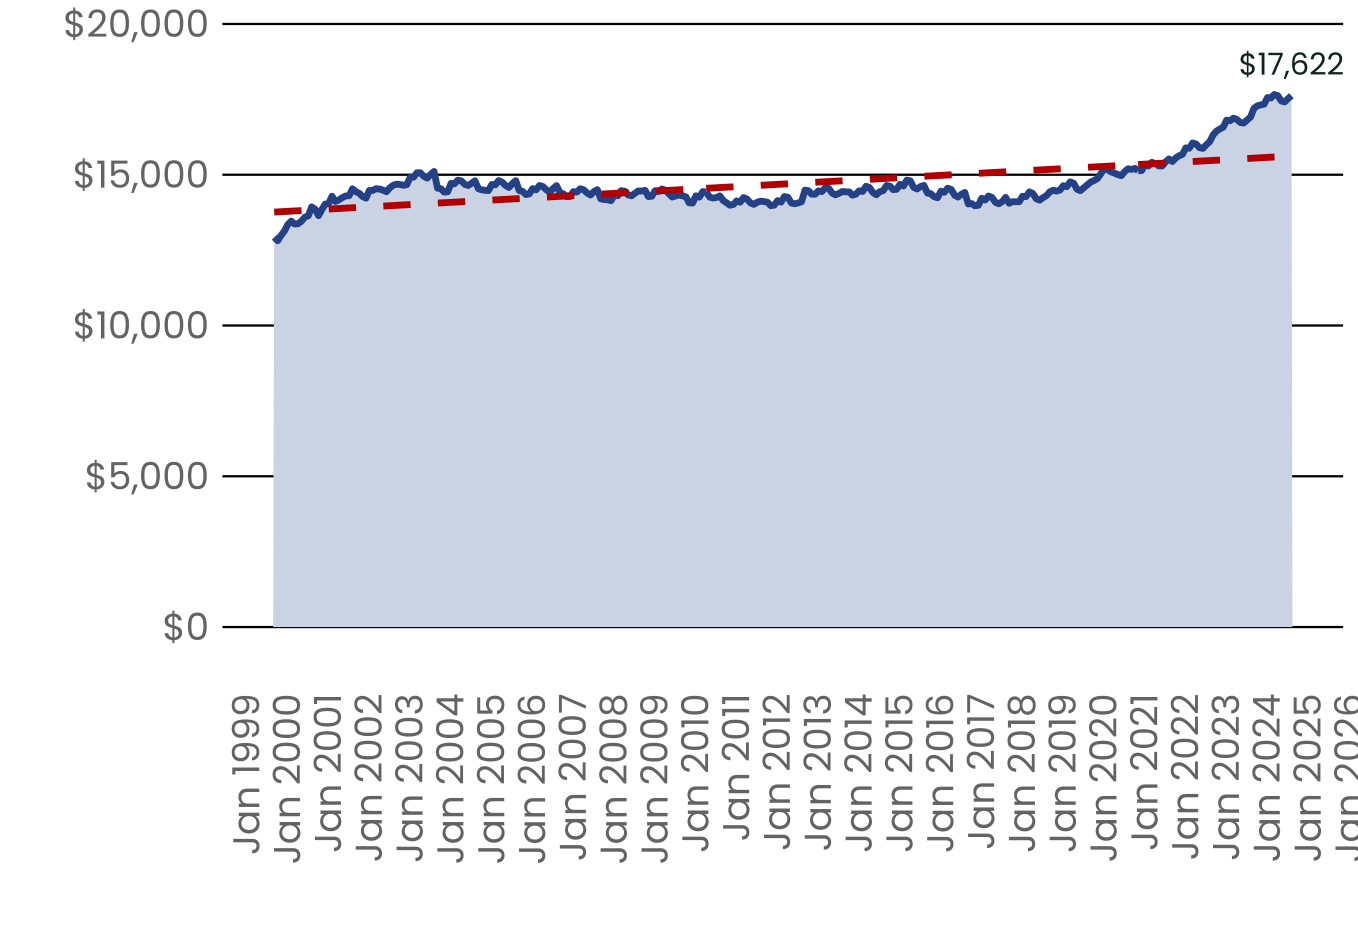

Here is the R script that generated this plot:
#------------------------------------------------------------------------------#
# Proyecto:            Gráfica area plot
#
# Responble: Tabata
# Fecha de creación: 10 de abril de 2025 
# Última actualización:30 de abril de 2025
#------------------------------------------------------------------------------#
#-------------------------------------------------------------------------------

# Relación:

# 1. Tema - función ATDT
# 2. Leer base de datos
# 3. Ajustar formato de fecha
# 4. Crear gráfica
# 5. Exportar gráfica

#-------------------------------------------------------------------------------
# 00. Configuración inicial ---------------------------------------------------#
#-------------------------------------------------------------------------------

# Librerías 
require(pacman)
pacman::p_load(tidyverse, sf, scales, biscale, cowplot, RColorBrewer, 
               viridis, lubridate, ggtext, readxl, showtext)
# Librerías 
require(pacman)
pacman::p_load(tidyverse, sf, scales, readxl, lubridate, showtext)

# Colores estilo Python
color_area <- "#d4dce9"        # área azul claro
color_linea <- "#2f5597"       # línea principal
color_tendencia <- "#c00000"   # línea punteada roja

# Fuente 
font_add_google("Poppins", "Poppins")
showtext_auto()

# Tema adaptado estilo matplotlib institucional
tema_python_atdt <- function() {
  theme_minimal(base_family = "Poppins") +
    theme(
      plot.title = element_text(size = 14, face = "bold", color = "black"),
      axis.text = element_text(size = 10, color = "#767676"),
      axis.title = element_text(size = 10, face = "bold", color = "#000000"),
      axis.text.x = element_text(angle = 90, hjust = 1),
      panel.grid.major.x = element_blank(),
      panel.grid.minor = element_blank(),
      panel.grid.major.y = element_line(color = "#000000", linewidth = 0.4, linetype = "solid"),
      axis.ticks = element_blank(),
      legend.position = "none",
      plot.background = element_rect(fill = "transparent", color = NA),
      panel.background = element_rect(fill = "transparent", color = NA)
    )
}

# Leer datos
datos <- read_excel("/Users/tabatagarcia/Desktop/plantillas/rstudio/datos_graficas/SalarioMinimo.xlsx")
datos$fecha <- as.Date(datos$fecha, format = "%Y-%m-%d")

# Línea de tendencia (modelo lineal)
modelo <- lm(total_def ~ fecha, data = datos)
datos$tendencia <- predict(modelo)

# Crear gráfica
ggplot(datos, aes(x = fecha, y = total_def)) +
  geom_area(fill = color_area, alpha = 1) +
  geom_line(color = color_linea, linewidth = 1.2) +
  geom_line(aes(y = tendencia), color = color_tendencia, linewidth = 1.2, linetype = "dashed") +
  geom_text(
    data = tail(datos, 1),
    aes(label = scales::dollar(total_def)),
    hjust = 0.5, vjust = -1,
    family = "Poppins", size = 4, color = "#10302C"
  ) +
  scale_x_date(date_labels = "%b %Y",
               date_breaks = "1 year")+
  scale_y_continuous(labels = dollar_format(), expand = expansion(mult = c(0.1, 0.15))) +
  labs(
    x = NULL,
    y = NULL
  ) +
  tema_python_atdt()
